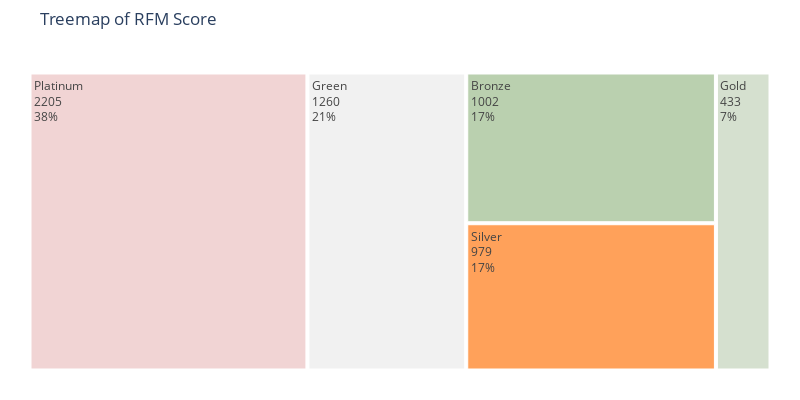

Notebook source saved alongside this figure:
### Code cell
# colors=['#fae588','#f79d65','#f9dc5c','#e8ac65','#e76f51','#ef233c','#b7094c'] #color palette
colors=['#bad0af','#d5e0cf','#f1f1f1','#f1d4d4'] #color palette
import plotly.express as px
import plotly.offline as pyo

fig = px.treemap(fig4, path=['Score'], values='Count',
                 width=800, height=400,
                 title="Treemap of RFM Score",
                 color='Score',  # Specify a color parameter if needed
                 color_discrete_map={score: color for score, color in zip(fig4['Score'], colors)})

fig.update_layout(
    margin=dict(t=50, l=25, r=25, b=25)
)

fig.data[0].textinfo = 'label+text+value+percent entry'

# Enable the rendering of Plotly visualizations in Colab
pyo.iplot(fig)

### Figure 1 — Plotly figure (JSON) as saved in the notebook; plotly's stock layout.template omitted (floating-point values rounded to 4 significant figures)
{"data": [{"branchvalues": "total", "customdata": [["Bronze"], ["Gold"], ["Green"], ["Platinum"], ["Silver"]], "domain": {"x": [0, 1], "y": [0, 1]}, "hovertemplate": "labels=%{label}<br>Count=%{value}<br>parent=%{parent}<br>id=%{id}<br>Score=%{customdata[0]}<extra></extra>", "ids": ["Bronze", "Gold", "Green", "Platinum", "Silver"], "labels": ["Bronze", "Gold", "Green", "Platinum", "Silver"], "marker": {"colors": ["#bad0af", "#d5e0cf", "#f1f1f1", "#f1d4d4", "#FFA15A"]}, "name": "", "parents": ["", "", "", "", ""], "textinfo": "label+text+value+percent entry", "values": [1002, 433, 1260, 2205, 979], "type": "treemap"}], "layout": {"height": 400, "legend": {"tracegroupgap": 0}, "margin": {"b": 25, "l": 25, "r": 25, "t": 50}, "title": {"text": "Treemap of RFM Score"}, "width": 800}}
